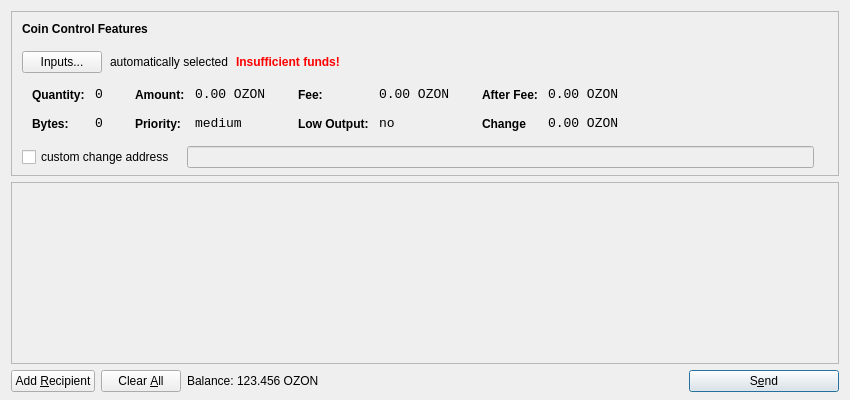
<?xml version="1.0" encoding="UTF-8"?>
<ui version="4.0">
 <class>SendCoinsDialog</class>
 <widget class="QDialog" name="SendCoinsDialog">
  <property name="geometry">
   <rect>
    <x>0</x>
    <y>0</y>
    <width>850</width>
    <height>400</height>
   </rect>
  </property>
  <property name="windowTitle">
   <string>Send Coins</string>
  </property>
  <layout class="QVBoxLayout" name="verticalLayout" stretch="0,1,0">
   <property name="bottomMargin">
    <number>8</number>
   </property>
   <item>
    <widget class="QFrame" name="frameCoinControl">
     <property name="sizePolicy">
      <sizepolicy hsizetype="Expanding" vsizetype="Expanding">
       <horstretch>0</horstretch>
       <verstretch>0</verstretch>
      </sizepolicy>
     </property>
     <property name="maximumSize">
      <size>
       <width>16777215</width>
       <height>16777215</height>
      </size>
     </property>
     <property name="frameShape">
      <enum>QFrame::StyledPanel</enum>
     </property>
     <property name="frameShadow">
      <enum>QFrame::Sunken</enum>
     </property>
     <layout class="QVBoxLayout" name="verticalLayoutCoinControl2">
      <property name="spacing">
       <number>-1</number>
      </property>
      <property name="leftMargin">
       <number>0</number>
      </property>
      <property name="topMargin">
       <number>0</number>
      </property>
      <property name="rightMargin">
       <number>0</number>
      </property>
      <property name="bottomMargin">
       <number>6</number>
      </property>
      <item>
       <layout class="QVBoxLayout" name="verticalLayoutCoinControl" stretch="0,0,0,0,1">
        <property name="spacing">
         <number>0</number>
        </property>
        <property name="leftMargin">
         <number>10</number>
        </property>
        <property name="topMargin">
         <number>10</number>
        </property>
        <item>
         <layout class="QHBoxLayout" name="horizontalLayoutCoinControl1">
          <property name="bottomMargin">
           <number>15</number>
          </property>
          <item>
           <widget class="QLabel" name="labelCoinControlFeatures">
            <property name="sizePolicy">
             <sizepolicy hsizetype="Preferred" vsizetype="Maximum">
              <horstretch>0</horstretch>
              <verstretch>0</verstretch>
             </sizepolicy>
            </property>
            <property name="font">
             <font>
              <weight>75</weight>
              <bold>true</bold>
             </font>
            </property>
            <property name="styleSheet">
             <string notr="true">font-weight:bold;</string>
            </property>
            <property name="text">
             <string>Coin Control Features</string>
            </property>
           </widget>
          </item>
         </layout>
        </item>
        <item>
         <layout class="QHBoxLayout" name="horizontalLayoutCoinControl2" stretch="0,0,0,0">
          <property name="spacing">
           <number>8</number>
          </property>
          <property name="bottomMargin">
           <number>10</number>
          </property>
          <item>
           <widget class="QPushButton" name="pushButtonCoinControl">
            <property name="styleSheet">
             <string notr="true"/>
            </property>
            <property name="text">
             <string>Inputs...</string>
            </property>
           </widget>
          </item>
          <item>
           <widget class="QLabel" name="labelCoinControlAutomaticallySelected">
            <property name="text">
             <string>automatically selected</string>
            </property>
            <property name="margin">
             <number>5</number>
            </property>
           </widget>
          </item>
          <item>
           <widget class="QLabel" name="labelCoinControlInsuffFunds">
            <property name="font">
             <font>
              <weight>75</weight>
              <bold>true</bold>
             </font>
            </property>
            <property name="styleSheet">
             <string notr="true">color:red;font-weight:bold;</string>
            </property>
            <property name="text">
             <string>Insufficient funds!</string>
            </property>
            <property name="margin">
             <number>5</number>
            </property>
           </widget>
          </item>
          <item>
           <spacer name="horizontalSpacerCoinControl">
            <property name="orientation">
             <enum>Qt::Horizontal</enum>
            </property>
            <property name="sizeHint" stdset="0">
             <size>
              <width>40</width>
              <height>1</height>
             </size>
            </property>
           </spacer>
          </item>
         </layout>
        </item>
        <item>
         <widget class="QWidget" name="widgetCoinControl" native="true">
          <property name="sizePolicy">
           <sizepolicy hsizetype="Preferred" vsizetype="Preferred">
            <horstretch>0</horstretch>
            <verstretch>0</verstretch>
           </sizepolicy>
          </property>
          <property name="minimumSize">
           <size>
            <width>0</width>
            <height>0</height>
           </size>
          </property>
          <property name="styleSheet">
           <string notr="true"/>
          </property>
          <layout class="QHBoxLayout" name="horizontalLayoutCoinControl5">
           <property name="margin">
            <number>0</number>
           </property>
           <item>
            <layout class="QHBoxLayout" name="horizontalLayoutCoinControl3" stretch="0,0,0,1">
             <property name="spacing">
              <number>20</number>
             </property>
             <property name="topMargin">
              <number>0</number>
             </property>
             <property name="bottomMargin">
              <number>10</number>
             </property>
             <item>
              <layout class="QFormLayout" name="formLayoutCoinControl1">
               <property name="horizontalSpacing">
                <number>10</number>
               </property>
               <property name="verticalSpacing">
                <number>14</number>
               </property>
               <property name="leftMargin">
                <number>10</number>
               </property>
               <property name="topMargin">
                <number>4</number>
               </property>
               <property name="rightMargin">
                <number>6</number>
               </property>
               <item row="0" column="0">
                <widget class="QLabel" name="labelCoinControlQuantityText">
                 <property name="styleSheet">
                  <string notr="true">font-weight:bold;</string>
                 </property>
                 <property name="text">
                  <string>Quantity:</string>
                 </property>
                 <property name="margin">
                  <number>0</number>
                 </property>
                </widget>
               </item>
               <item row="0" column="1">
                <widget class="QLabel" name="labelCoinControlQuantity">
                 <property name="font">
                  <font>
                   <family>Monospace</family>
                   <pointsize>10</pointsize>
                  </font>
                 </property>
                 <property name="cursor">
                  <cursorShape>IBeamCursor</cursorShape>
                 </property>
                 <property name="contextMenuPolicy">
                  <enum>Qt::ActionsContextMenu</enum>
                 </property>
                 <property name="text">
                  <string>0</string>
                 </property>
                 <property name="margin">
                  <number>0</number>
                 </property>
                 <property name="textInteractionFlags">
                  <set>Qt::LinksAccessibleByMouse|Qt::TextSelectableByKeyboard|Qt::TextSelectableByMouse</set>
                 </property>
                </widget>
               </item>
               <item row="1" column="0">
                <widget class="QLabel" name="labelCoinControlBytesText">
                 <property name="styleSheet">
                  <string notr="true">font-weight:bold;</string>
                 </property>
                 <property name="text">
                  <string>Bytes:</string>
                 </property>
                </widget>
               </item>
               <item row="1" column="1">
                <widget class="QLabel" name="labelCoinControlBytes">
                 <property name="font">
                  <font>
                   <family>Monospace</family>
                   <pointsize>10</pointsize>
                  </font>
                 </property>
                 <property name="cursor">
                  <cursorShape>IBeamCursor</cursorShape>
                 </property>
                 <property name="contextMenuPolicy">
                  <enum>Qt::ActionsContextMenu</enum>
                 </property>
                 <property name="text">
                  <string>0</string>
                 </property>
                 <property name="textInteractionFlags">
                  <set>Qt::LinksAccessibleByMouse|Qt::TextSelectableByKeyboard|Qt::TextSelectableByMouse</set>
                 </property>
                </widget>
               </item>
              </layout>
             </item>
             <item>
              <layout class="QFormLayout" name="formLayoutCoinControl2">
               <property name="horizontalSpacing">
                <number>10</number>
               </property>
               <property name="verticalSpacing">
                <number>14</number>
               </property>
               <property name="leftMargin">
                <number>6</number>
               </property>
               <property name="topMargin">
                <number>4</number>
               </property>
               <property name="rightMargin">
                <number>6</number>
               </property>
               <item row="0" column="0">
                <widget class="QLabel" name="labelCoinControlAmountText">
                 <property name="styleSheet">
                  <string notr="true">font-weight:bold;</string>
                 </property>
                 <property name="text">
                  <string>Amount:</string>
                 </property>
                 <property name="margin">
                  <number>0</number>
                 </property>
                </widget>
               </item>
               <item row="0" column="1">
                <widget class="QLabel" name="labelCoinControlAmount">
                 <property name="font">
                  <font>
                   <family>Monospace</family>
                   <pointsize>10</pointsize>
                  </font>
                 </property>
                 <property name="cursor">
                  <cursorShape>IBeamCursor</cursorShape>
                 </property>
                 <property name="contextMenuPolicy">
                  <enum>Qt::ActionsContextMenu</enum>
                 </property>
                 <property name="text">
                  <string>0.00 OZON</string>
                 </property>
                 <property name="textInteractionFlags">
                  <set>Qt::LinksAccessibleByMouse|Qt::TextSelectableByKeyboard|Qt::TextSelectableByMouse</set>
                 </property>
                </widget>
               </item>
               <item row="1" column="0">
                <widget class="QLabel" name="labelCoinControlPriorityText">
                 <property name="styleSheet">
                  <string notr="true">font-weight:bold;</string>
                 </property>
                 <property name="text">
                  <string>Priority:</string>
                 </property>
                </widget>
               </item>
               <item row="1" column="1">
                <widget class="QLabel" name="labelCoinControlPriority">
                 <property name="font">
                  <font>
                   <family>Monospace</family>
                   <pointsize>10</pointsize>
                  </font>
                 </property>
                 <property name="cursor">
                  <cursorShape>IBeamCursor</cursorShape>
                 </property>
                 <property name="contextMenuPolicy">
                  <enum>Qt::ActionsContextMenu</enum>
                 </property>
                 <property name="text">
                  <string>medium</string>
                 </property>
                 <property name="textInteractionFlags">
                  <set>Qt::LinksAccessibleByMouse|Qt::TextSelectableByKeyboard|Qt::TextSelectableByMouse</set>
                 </property>
                </widget>
               </item>
              </layout>
             </item>
             <item>
              <layout class="QFormLayout" name="formLayoutCoinControl3">
               <property name="horizontalSpacing">
                <number>10</number>
               </property>
               <property name="verticalSpacing">
                <number>14</number>
               </property>
               <property name="leftMargin">
                <number>6</number>
               </property>
               <property name="topMargin">
                <number>4</number>
               </property>
               <property name="rightMargin">
                <number>6</number>
               </property>
               <item row="0" column="0">
                <widget class="QLabel" name="labelCoinControlFeeText">
                 <property name="styleSheet">
                  <string notr="true">font-weight:bold;</string>
                 </property>
                 <property name="text">
                  <string>Fee:</string>
                 </property>
                 <property name="margin">
                  <number>0</number>
                 </property>
                </widget>
               </item>
               <item row="0" column="1">
                <widget class="QLabel" name="labelCoinControlFee">
                 <property name="font">
                  <font>
                   <family>Monospace</family>
                   <pointsize>10</pointsize>
                  </font>
                 </property>
                 <property name="cursor">
                  <cursorShape>IBeamCursor</cursorShape>
                 </property>
                 <property name="contextMenuPolicy">
                  <enum>Qt::ActionsContextMenu</enum>
                 </property>
                 <property name="text">
                  <string>0.00 OZON</string>
                 </property>
                 <property name="textInteractionFlags">
                  <set>Qt::LinksAccessibleByMouse|Qt::TextSelectableByKeyboard|Qt::TextSelectableByMouse</set>
                 </property>
                </widget>
               </item>
               <item row="1" column="0">
                <widget class="QLabel" name="labelCoinControlLowOutputText">
                 <property name="styleSheet">
                  <string notr="true">font-weight:bold;</string>
                 </property>
                 <property name="text">
                  <string>Low Output:</string>
                 </property>
                </widget>
               </item>
               <item row="1" column="1">
                <widget class="QLabel" name="labelCoinControlLowOutput">
                 <property name="font">
                  <font>
                   <family>Monospace</family>
                   <pointsize>10</pointsize>
                  </font>
                 </property>
                 <property name="cursor">
                  <cursorShape>IBeamCursor</cursorShape>
                 </property>
                 <property name="contextMenuPolicy">
                  <enum>Qt::ActionsContextMenu</enum>
                 </property>
                 <property name="text">
                  <string>no</string>
                 </property>
                 <property name="textInteractionFlags">
                  <set>Qt::LinksAccessibleByMouse|Qt::TextSelectableByKeyboard|Qt::TextSelectableByMouse</set>
                 </property>
                </widget>
               </item>
              </layout>
             </item>
             <item>
              <layout class="QFormLayout" name="formLayoutCoinControl4">
               <property name="horizontalSpacing">
                <number>10</number>
               </property>
               <property name="verticalSpacing">
                <number>14</number>
               </property>
               <property name="leftMargin">
                <number>6</number>
               </property>
               <property name="topMargin">
                <number>4</number>
               </property>
               <property name="rightMargin">
                <number>6</number>
               </property>
               <item row="0" column="0">
                <widget class="QLabel" name="labelCoinControlAfterFeeText">
                 <property name="styleSheet">
                  <string notr="true">font-weight:bold;</string>
                 </property>
                 <property name="text">
                  <string>After Fee:</string>
                 </property>
                 <property name="margin">
                  <number>0</number>
                 </property>
                </widget>
               </item>
               <item row="0" column="1">
                <widget class="QLabel" name="labelCoinControlAfterFee">
                 <property name="font">
                  <font>
                   <family>Monospace</family>
                   <pointsize>10</pointsize>
                  </font>
                 </property>
                 <property name="cursor">
                  <cursorShape>IBeamCursor</cursorShape>
                 </property>
                 <property name="contextMenuPolicy">
                  <enum>Qt::ActionsContextMenu</enum>
                 </property>
                 <property name="text">
                  <string>0.00 OZON</string>
                 </property>
                 <property name="textInteractionFlags">
                  <set>Qt::LinksAccessibleByMouse|Qt::TextSelectableByKeyboard|Qt::TextSelectableByMouse</set>
                 </property>
                </widget>
               </item>
               <item row="1" column="0">
                <widget class="QLabel" name="labelCoinControlChangeText">
                 <property name="styleSheet">
                  <string notr="true">font-weight:bold;</string>
                 </property>
                 <property name="text">
                  <string>Change</string>
                 </property>
                </widget>
               </item>
               <item row="1" column="1">
                <widget class="QLabel" name="labelCoinControlChange">
                 <property name="font">
                  <font>
                   <family>Monospace</family>
                   <pointsize>10</pointsize>
                  </font>
                 </property>
                 <property name="cursor">
                  <cursorShape>IBeamCursor</cursorShape>
                 </property>
                 <property name="contextMenuPolicy">
                  <enum>Qt::ActionsContextMenu</enum>
                 </property>
                 <property name="text">
                  <string>0.00 OZON</string>
                 </property>
                 <property name="textInteractionFlags">
                  <set>Qt::LinksAccessibleByMouse|Qt::TextSelectableByKeyboard|Qt::TextSelectableByMouse</set>
                 </property>
                </widget>
               </item>
              </layout>
             </item>
            </layout>
           </item>
          </layout>
         </widget>
        </item>
        <item>
         <layout class="QHBoxLayout" name="horizontalLayoutCoinControl4" stretch="0,0,0">
          <property name="spacing">
           <number>12</number>
          </property>
          <property name="sizeConstraint">
           <enum>QLayout::SetDefaultConstraint</enum>
          </property>
          <property name="topMargin">
           <number>5</number>
          </property>
          <property name="rightMargin">
           <number>5</number>
          </property>
          <item>
           <widget class="QCheckBox" name="checkBoxCoinControlChange">
            <property name="text">
             <string>custom change address</string>
            </property>
           </widget>
          </item>
          <item>
           <widget class="QLineEdit" name="lineEditCoinControlChange">
            <property name="enabled">
             <bool>false</bool>
            </property>
            <property name="sizePolicy">
             <sizepolicy hsizetype="Expanding" vsizetype="Fixed">
              <horstretch>0</horstretch>
              <verstretch>0</verstretch>
             </sizepolicy>
            </property>
           </widget>
          </item>
          <item>
           <widget class="QLabel" name="labelCoinControlChangeLabel">
            <property name="sizePolicy">
             <sizepolicy hsizetype="Preferred" vsizetype="Expanding">
              <horstretch>0</horstretch>
              <verstretch>0</verstretch>
             </sizepolicy>
            </property>
            <property name="minimumSize">
             <size>
              <width>0</width>
              <height>0</height>
             </size>
            </property>
            <property name="text">
             <string/>
            </property>
            <property name="margin">
             <number>3</number>
            </property>
           </widget>
          </item>
         </layout>
        </item>
        <item>
         <spacer name="verticalSpacerCoinControl">
          <property name="orientation">
           <enum>Qt::Vertical</enum>
          </property>
          <property name="sizeHint" stdset="0">
           <size>
            <width>800</width>
            <height>1</height>
           </size>
          </property>
         </spacer>
        </item>
       </layout>
      </item>
     </layout>
    </widget>
   </item>
   <item>
    <widget class="QScrollArea" name="scrollArea">
     <property name="widgetResizable">
      <bool>true</bool>
     </property>
     <widget class="QWidget" name="scrollAreaWidgetContents">
      <property name="geometry">
       <rect>
        <x>0</x>
        <y>0</y>
        <width>830</width>
        <height>165</height>
       </rect>
      </property>
      <layout class="QVBoxLayout" name="verticalLayout_2">
       <property name="margin">
        <number>0</number>
       </property>
       <item>
        <layout class="QVBoxLayout" name="entries">
         <property name="spacing">
          <number>6</number>
         </property>
        </layout>
       </item>
       <item>
        <spacer name="verticalSpacer">
         <property name="orientation">
          <enum>Qt::Vertical</enum>
         </property>
         <property name="sizeHint" stdset="0">
          <size>
           <width>20</width>
           <height>40</height>
          </size>
         </property>
        </spacer>
       </item>
      </layout>
     </widget>
    </widget>
   </item>
   <item>
    <layout class="QHBoxLayout" name="horizontalLayout">
     <item>
      <widget class="QPushButton" name="addButton">
       <property name="toolTip">
        <string>Send to multiple recipients at once</string>
       </property>
       <property name="text">
        <string>Add &amp;Recipient</string>
       </property>
       <property name="icon">
        <iconset resource="../bitcoin.qrc">
         <normaloff>:/icons/add</normaloff>:/icons/add</iconset>
       </property>
       <property name="autoDefault">
        <bool>false</bool>
       </property>
      </widget>
     </item>
     <item>
      <widget class="QPushButton" name="clearButton">
       <property name="sizePolicy">
        <sizepolicy hsizetype="Minimum" vsizetype="Fixed">
         <horstretch>0</horstretch>
         <verstretch>0</verstretch>
        </sizepolicy>
       </property>
       <property name="toolTip">
        <string>Remove all transaction fields</string>
       </property>
       <property name="text">
        <string>Clear &amp;All</string>
       </property>
       <property name="icon">
        <iconset resource="../bitcoin.qrc">
         <normaloff>:/icons/remove</normaloff>:/icons/remove</iconset>
       </property>
       <property name="autoRepeatDelay">
        <number>300</number>
       </property>
       <property name="autoDefault">
        <bool>false</bool>
       </property>
      </widget>
     </item>
     <item>
      <layout class="QHBoxLayout" name="horizontalLayout_2">
       <property name="spacing">
        <number>3</number>
       </property>
       <item>
        <widget class="QLabel" name="label">
         <property name="sizePolicy">
          <sizepolicy hsizetype="Preferred" vsizetype="Fixed">
           <horstretch>0</horstretch>
           <verstretch>0</verstretch>
          </sizepolicy>
         </property>
         <property name="text">
          <string>Balance:</string>
         </property>
        </widget>
       </item>
       <item>
        <widget class="QLabel" name="labelBalance">
         <property name="sizePolicy">
          <sizepolicy hsizetype="Preferred" vsizetype="Fixed">
           <horstretch>0</horstretch>
           <verstretch>0</verstretch>
          </sizepolicy>
         </property>
         <property name="cursor">
          <cursorShape>IBeamCursor</cursorShape>
         </property>
         <property name="text">
          <string>123.456 OZON</string>
         </property>
         <property name="textInteractionFlags">
          <set>Qt::LinksAccessibleByMouse|Qt::TextSelectableByKeyboard|Qt::TextSelectableByMouse</set>
         </property>
        </widget>
       </item>
      </layout>
     </item>
     <item>
      <spacer name="horizontalSpacer">
       <property name="orientation">
        <enum>Qt::Horizontal</enum>
       </property>
       <property name="sizeHint" stdset="0">
        <size>
         <width>40</width>
         <height>20</height>
        </size>
       </property>
      </spacer>
     </item>
     <item>
      <widget class="QPushButton" name="sendButton">
       <property name="minimumSize">
        <size>
         <width>150</width>
         <height>0</height>
        </size>
       </property>
       <property name="toolTip">
        <string>Confirm the send action</string>
       </property>
       <property name="text">
        <string>S&amp;end</string>
       </property>
       <property name="icon">
        <iconset resource="../bitcoin.qrc">
         <normaloff>:/icons/send</normaloff>:/icons/send</iconset>
       </property>
       <property name="default">
        <bool>true</bool>
       </property>
      </widget>
     </item>
    </layout>
   </item>
  </layout>
 </widget>
 <resources>
  <include location="../bitcoin.qrc"/>
 </resources>
 <connections/>
</ui>
